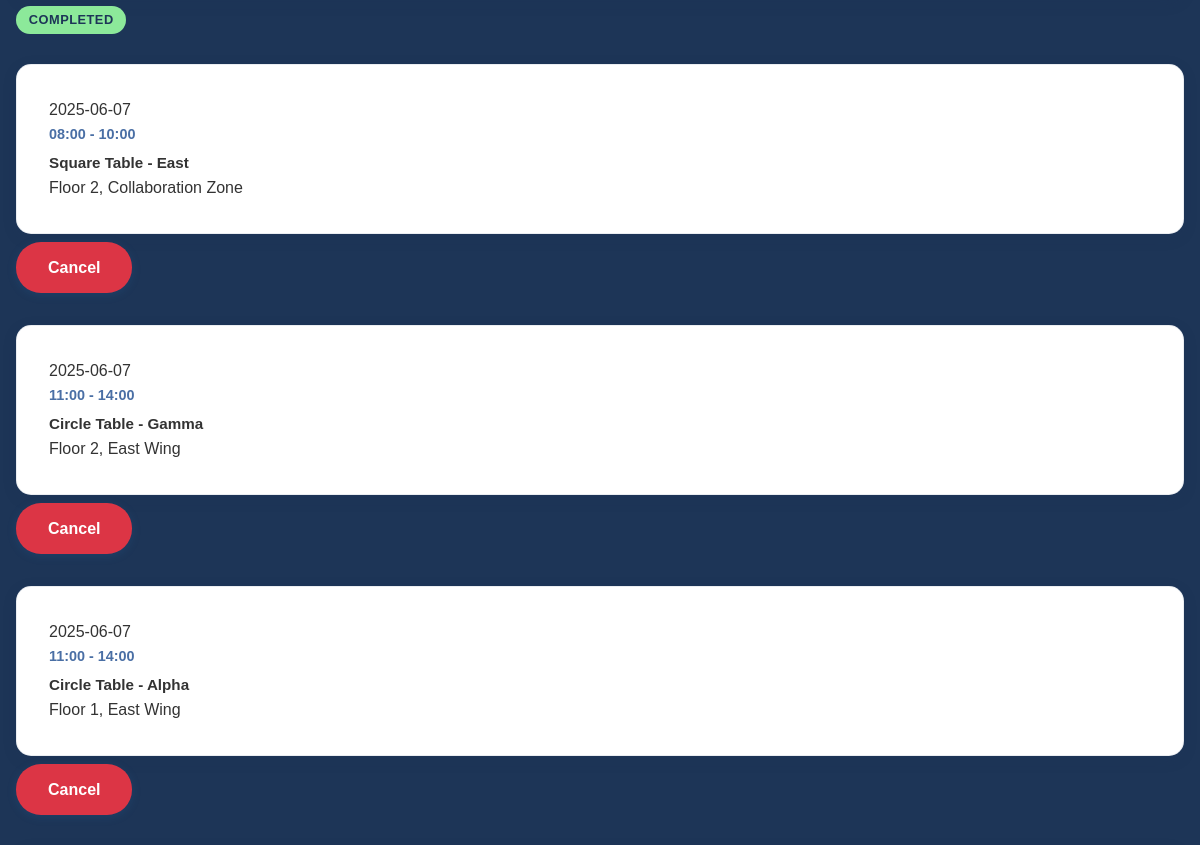
/history (signed in, middle part), run on an earlier commit of the app's database.
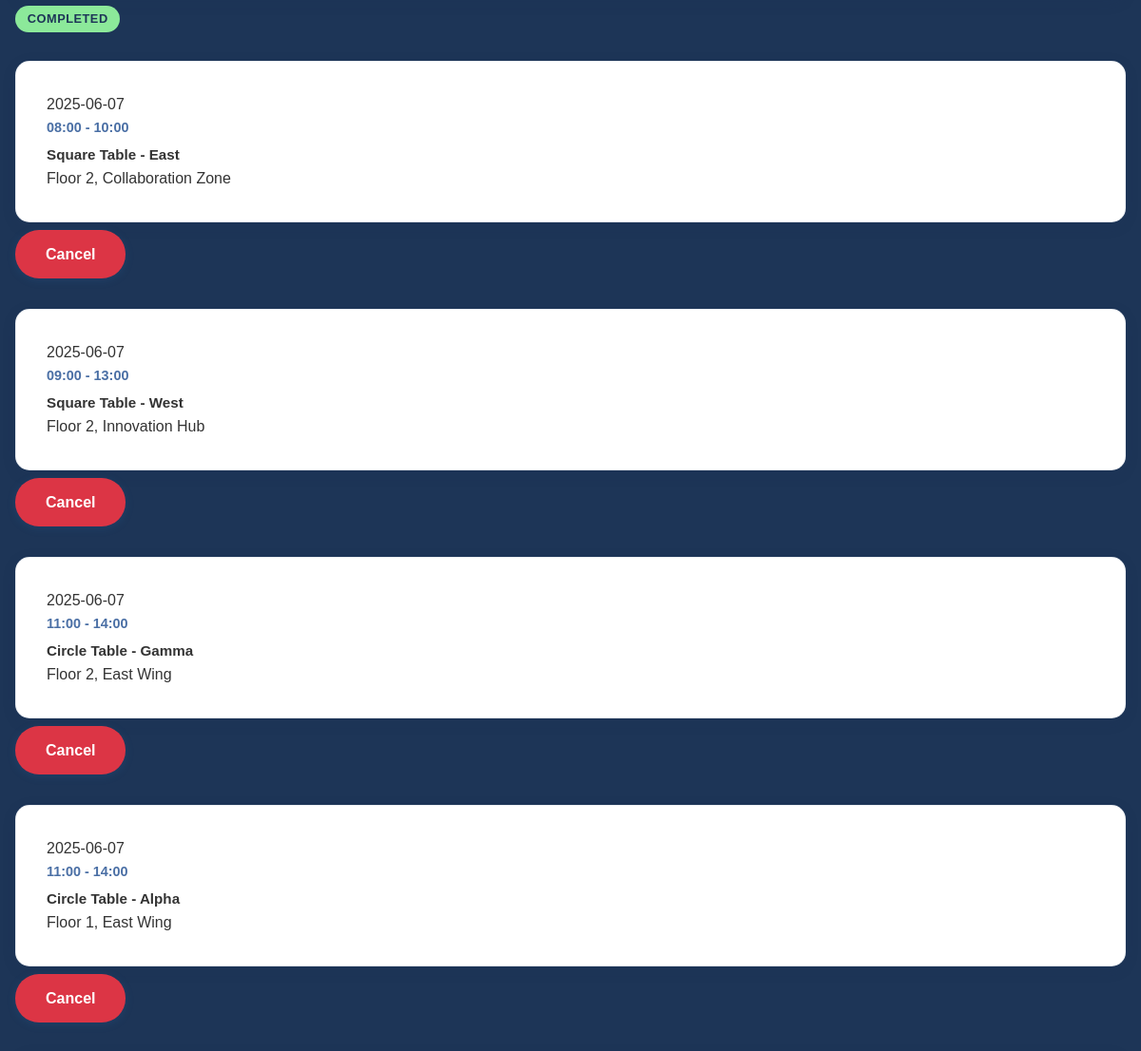
And on a later commit of the database.
### tables this page shows
CREATE TABLE bookings (
                id INTEGER PRIMARY KEY AUTOINCREMENT,
                user_id INTEGER NOT NULL,
                room_id INTEGER NOT NULL,
                date TEXT NOT NULL,
                time_start TEXT NOT NULL,
                time_end TEXT NOT NULL,
                booking_admin_id INTEGER,
                notes TEXT,
                FOREIGN KEY (user_id) REFERENCES users (id),
                FOREIGN KEY (room_id) REFERENCES rooms (id),
                FOREIGN KEY (booking_admin_id) REFERENCES users (id)
            );

CREATE TABLE rooms (
                id INTEGER PRIMARY KEY AUTOINCREMENT,
                name TEXT NOT NULL,
                location TEXT NOT NULL,
                capacity INTEGER NOT NULL,
                room_type TEXT DEFAULT 'conference'
            );

### app.py (the view)
@app.route('/history')
@login_required
def history():
    user_id = session['user_id']
    user_bookings = get_user_bookings(user_id)
    now = datetime.now()
    current_date = now.date()
    current_time = now.time()
    for booking in user_bookings:
        booking_date = date.fromisoformat(booking['date'])
        booking_start_time = time.fromisoformat(booking['time_start'] + ':00' if len(booking['time_start']) == 5 else booking['time_start'])
        if booking_date > current_date:
            booking['can_cancel'] = True
            booking['status'] = 'Confirmed'
        elif booking_date == current_date:
            booking['can_cancel'] = current_time < booking_start_time
            booking['status'] = 'Complete' if current_time >= booking_start_time else 'Confirmed'
        else:
            booking['can_cancel'] = False
            booking['status'] = 'Complete'
    return render_template('history.html', bookings=user_bookings)

### app.py (called while the page is built)
def get_database_path():
    app_directory = app.root_path
    instance_directory = os.path.join(app_directory, 'instance')
    os.makedirs(instance_directory, exist_ok=True)
    database_path = os.path.join(instance_directory, 'meetmate.db')
    return database_path

def get_database_connection():
    db_path = get_database_path()
    connection = sqlite3.connect(db_path)
    connection.row_factory = sqlite3.Row
    return connection

def get_user_by_id(user_id):
    connection = get_database_connection()
    cursor = connection.cursor()
    cursor.execute("SELECT * FROM users WHERE id = ?", (user_id,))
    user = cursor.fetchone()
    connection.close()
    if user:
        return dict(user)
    return None

### templates/history.html (shortened to what this page needs)
{% extends "base.html" %}
{% block content %}
<div class="history-page">
    <div class="history-section">
        <div class="section-card">
            {% if bookings %}
                <div class="bookings-list">
                    {% for booking in bookings %}
                        <div class="booking-item">
                            <div class="booking-info">
                                <div class="booking-date">
                                    {{ booking.date }}
                                </div>
                                <div class="booking-time">
                                    {{ booking.time_start }} - {{ booking.time_end }}
                                </div>
                                <div class="booking-details">
                                    <strong>{{ booking.room_name }}</strong>
                                    <div class="booking-location">
                                        {{ booking.room_location }}
                                    </div>
                                </div>
                            </div>
                            <div class="booking-actions">
                                {% if booking.can_cancel %}
                                    <a href="{{ url_for('cancel_booking', booking_id=booking.id) }}"
                                       class="btn btn-danger btn-small"
                                       onclick="return confirm('Are you sure you want to cancel this booking?')">
                                        Cancel
                                    </a>
                                {% else %}
                                    <div class="booking-status">
                                        <span class="status-completed">
                                            Completed
                                        </span>
                                    </div>
                                {% endif %}
                            </div>
                        </div>
                    {% endfor %}
                </div>
            {% else %}
                <div class="no-bookings">
                    <p>You don't have any bookings yet</p>
                    <a href="{{ url_for('booking') }}" class="btn btn-primary">Book Your First Room</a>
                </div>
            {% endif %}
        </div>
    </div>
</div>
{% endblock %}

What changed in the data, as far as the page shows it:
added bookings: date "2025-06-07", time_start "09:00", time_end "13:00", room_name "Square Table - West", room_location "Floor 2, Innovation Hub"
